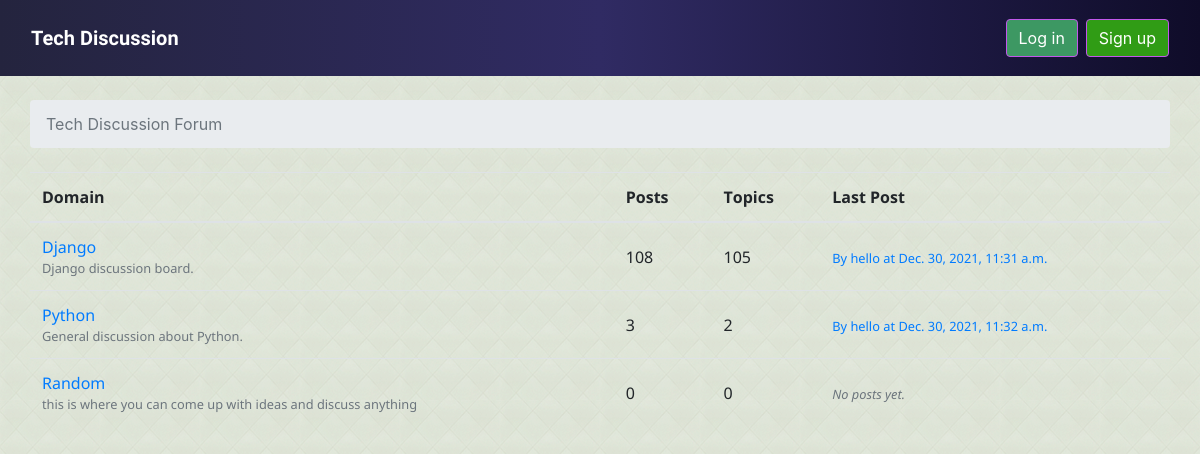
Before: / with the older database file.
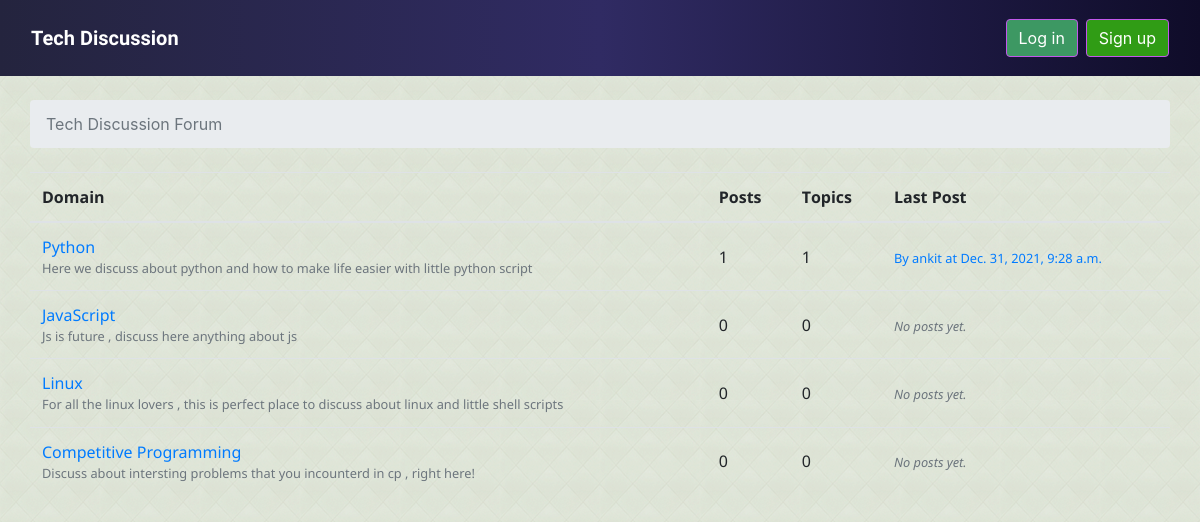
After: the same page with the newer database file.
### boards/models.py (models this page shows, shortened)
class Board(models.Model):
    name = models.CharField(max_length=30, unique=True)
    description = models.CharField(max_length=100)
    def get_posts_count(self):
            return Post.objects.filter(topic__board=self).count()
    def get_last_post(self):
        return Post.objects.filter(topic__board=self).order_by('-created_at').first()

class Post(models.Model):
    message = models.TextField(max_length=4000)
    topic = models.ForeignKey(Topic, related_name='posts', on_delete=models.CASCADE)
    created_at = models.DateTimeField(auto_now_add=True)
    updated_at = models.DateTimeField(null=True)
    created_by = models.ForeignKey(User, related_name='posts', on_delete=models.CASCADE)
    updated_by = models.ForeignKey(User, null=True, related_name='+', on_delete=models.CASCADE)

### boards/views.py (the view)
# urls.py: re_path(r'^$', views.BoardListView.as_view(), name='home'),
class BoardListView(ListView):
    model = Board
    context_object_name = 'boards'
    template_name = 'home.html'

### templates/home.html (shortened to what this page needs)
{% extends 'base.html' %}
{% load static %}
{% block stylesheet %}
<link  href="{% static 'css/home.css' %}" rel="stylesheet" type="text/css" >
{% endblock stylesheet %}
{% block breadcrumb %}
  <li class="breadcrumb-item active">Tech Discussion Forum</li>
{% endblock %}
{% block content %}
  <table class="table">
    <thead class="thead-inverse">
      <tr>
        <th>Domain</th>
        <th>Posts</th>
        <th>Topics</th>
        <th>Last Post</th>
      </tr>
    </thead>
    <tbody>
      {% for board in boards %}
        <tr id='b'>
          <td>
            <a href="{% url 'board_topics' board.pk %}" >{{ board.name }}</a>
            <small class="text-muted d-block " >{{ board.description }}</small>
          </td>
          <td class="align-middle">
            {{ board.get_posts_count }}
          </td>
          <td class="align-middle">
            {{ board.topics.count }}
          </td>
          <td class="align-middle">
            {% with post=board.get_last_post %}
              {% if post %}
                <small>
                  <a href="{% url 'topic_posts' board.pk post.topic.pk %}">
                    By {{ post.created_by.username }} at {{ post.created_at }}
                  </a>
                </small>
              {% else %}
                <small class="text-muted">
                  <em>No posts yet.</em>
                </small>
              {% endif %}
            {% endwith %}
          </td>
        </tr>
      {% endfor %}
    </tbody>
  </table>
{% endblock %}

### templates/base.html (shortened to what this page needs)
{% load static %}<!DOCTYPE html>
<html>
  <head>
    <link href="https://maxcdn.bootstrapcdn.com/bootstrap/4.4.1/css/bootstrap.min.css" rel="stylesheet" >
    <link  href="{% static 'css/app.css' %}" rel="stylesheet" type="text/css" >
    <link  href="{% static 'scss/app.scss' %}" rel="stylesheet" type="text/css" >
    {% block stylesheet %} {% endblock %}
  </head>
  <body>
    {% block body %}
    <nav class="navbar navbar-expand-sm navbar-dark bg-custom-2">
      <div class="container">
        <a class="navbar-brand" href="{% url 'home' %}">Tech Discussion</a>
        <div class="collapse navbar-collapse" id="mainMenu">
          {% if user.is_authenticated %}
            <ul class="navbar-nav ml-auto">
              <li class="nav-item dropdown">
                <a class="nav-link dropdown-toggle" href="#" id="userMenu" data-toggle="dropdown" aria-haspopup="true" aria-expanded="false">
                  {{ user.username }}
                </a>
                <div class="dropdown-menu dropdown-menu-right" aria-labelledby="userMenu">
                  <a class="dropdown-item" href="{% url 'my_account' %}">My account</a>
                  <a class="dropdown-item" href="{% url 'password_change'  %}">Change password</a>
                  <div class="dropdown-divider"></div>
                  <a class="dropdown-item" href="{% url 'logout' %}">Log out</a>
                </div>
              </li>
            </ul>
          {% else %}
            <form class="form-inline ml-auto">
              <a href="{% url 'login' %}" class="btn btn-primary ml-2 " id='loginbutton'>Log in</a>
              <a href="{% url 'signup' %}" class="btn btn-primary ml-2">Sign up</a>
            </form>
          {% endif %}
        </div>
      </div>
    </nav>
    <div class="container">
      <ol class="breadcrumb my-4 " id='crumbs'>
        {% block breadcrumb %}
        {% endblock %}
      </ol>
      {% block content %}
      {% endblock %}
    </div>
    {% endblock body %}
  </body>
</html>

### static/css/app.css (style rules this page uses)
.navbar-brand { font-family: "Kanit", sans-serif; font-weight: bolder; }
.bg-custom-2 { background: #0f0c29; background: -webkit-linear-gradient( to right, #24243e, #302b63, #0f0c29 ); background: linear-gradient( to right, #24243e, #302b63, #0f0c29 ); }
.container { max-width: 1170px; min-height: 60px; }
.btn-primary { background-color: #309c15; border-color: #c158eb; }
#loginbutton { background-color: #3d9863; border-color: #c158eb; }
body { background-image: url("../img/bg1.png"); }

### static/css/home.css (style rules this page uses)
.thead-inverse { font-family: 'Open Sans', sans-serif; }
#b { font-family: 'Noto Sans', sans-serif; }

Changed rows visible on the page:
removed Board: name "Django", description "Django discussion board.", get_posts_count "108", topics.count "105", get_last_post.created_by.username "hello", get_last_post.created_at "Dec. 30, 2021, 11:31 a.m."
removed Board: name "Python", description "General discussion about Python.", get_posts_count "3", topics.count "2", get_last_post.created_by.username "hello", get_last_post.created_at "Dec. 30, 2021, 11:32 a.m."
removed Board: name "Random", description "this is where you can come up with ideas and discuss anything", get_posts_count "0", topics.count "0", shows "No posts yet."
added Board: name "Python", description "Here we discuss about python and how to make life easier with little python script", get_posts_count "1", topics.count "1", get_last_post.created_by.username "ankit", get_last_post.created_at "Dec. 31, 2021, 9:28 a.m."
added Board: name "JavaScript", description "Js is future , discuss here anything about js", get_posts_count "0", topics.count "0", shows "No posts yet."
added Board: name "Linux", description "For all the linux lovers , this is perfect place to discuss about linux and little shell scripts", get_posts_count "0", topics.count "0", shows "No posts yet."
added Board: name "Competitive Programming", description "Discuss about intersting problems that you incounterd in cp , right here!", get_posts_count "0", topics.count "0", shows "No posts yet."
